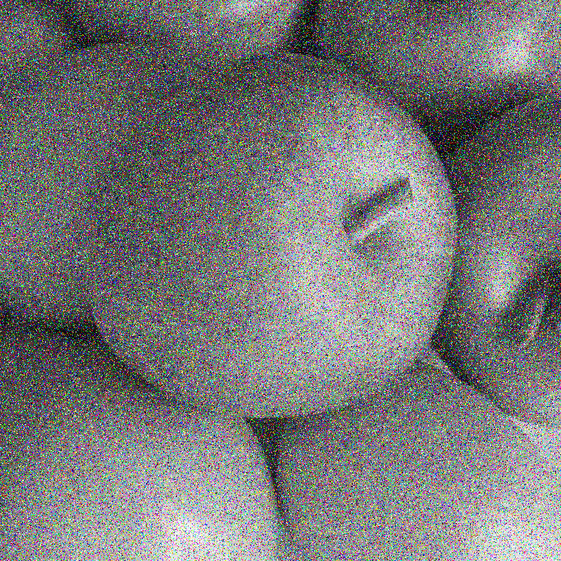
#> input picture WAM_noise_removal/sample_noise_grayscale_1.png, 561 x 561 px, shrunk from 684 x 684 before the run
$ python noise_removal.py
#> lines starting #> are read from the running program, lines starting #| are printed output that depends on the picture
import cv2
import numpy as np
import math
from skimage.util import random_noise, img_as_int
import util
import time
import matplotlib.pyplot as plt


T = 10
WINDOW_SIZE = 7
NOISE_PERCENTAGE = 90
N = 10
beta = 3


def manhattan_distance(i1, j1, i2, j2):
    return abs(i1-i2) + abs(j1-j2)


def euclidean_distance(i1, j1, i2, j2):
    return math.sqrt((i1-i2)**2 + (j1-j2)**2)


def inifinity_distance(i1, j1, i2, j2):
    return max(abs(i1-i2), abs(j1-j2))


# [127 lines left out: functions get_uncorrupted_pixels_for_manhattan_distance, get_alpha_value, weighted_arithmetic_mean, filter_image, not called in this run]


def get_window_max_min_val(image, i, j):
    half_window = int(WINDOW_SIZE/2)

    start_row = i - half_window
    end_row = i + half_window
    start_col = j - half_window
    end_col = j + half_window

    (rows, columns) = image.shape

    if start_row < 0:
        start_row = 0
    if start_col < 0:
        start_col = 0
    if end_row > rows:
        end_row = rows
    if end_col > columns:
        end_col = columns

    window = image[start_row: end_row+1, start_col: end_col+1]

    return np.max(window), np.min(window)


def is_noisy(pixel_value, opening_closing, closing_opening, s_max, s_min):
    d = (opening_closing + closing_opening)/2 - pixel_value

    if d >= T and (pixel_value == s_max or pixel_value == s_min):
        b = 255
    else:
        b = 0

    if b == 255:
        # print('found noisy!!!')
        return 1
    else:
        # print('Not found noisy!!!')
        return 0


def detect_and_filter_noise(image):

    new_image = image.copy()

    structuring_element_size = (5, 5)
    kernel = cv2.getStructuringElement(
        cv2.MORPH_RECT, structuring_element_size)

    opening = cv2.morphologyEx(new_image, cv2.MORPH_OPEN, kernel)
    opening_closing = cv2.morphologyEx(opening, cv2.MORPH_CLOSE, kernel)

    closing = cv2.morphologyEx(new_image, cv2.MORPH_CLOSE, kernel)
    closing_opening = cv2.morphologyEx(closing, cv2.MORPH_OPEN, kernel)

    (rows, columns) = new_image.shape

    noise_detection_frame = np.zeros((rows, columns), dtype=int)

    noisy_pixels = []

    for i in range(0, rows):
        for j in range(0, columns):
            s_max, s_min = get_window_max_min_val(new_image, i, j)
            # print(s_max, s_min)
            noise_detection_frame[i, j] = is_noisy(
                new_image[i, j], opening_closing[i, j], closing_opening[i, j], s_max, s_min)
            if noise_detection_frame[i, j] == 1:
                noisy_pixels.append((i, j))

    # print(noise_detection_frame)
    # cv2.imshow("noisy image", gray)

    return filter_image(noisy_image=new_image, noisy_pixels=noisy_pixels,
                 noise_detection_frame=noise_detection_frame)

    # cv2.imshow("noisy image", gray)


if __name__ == "__main__":

    duration_arr = []
    iterations = []
    average_execution_time = []
    psnr_values = []

    original_image = cv2.imread('sample_noise_grayscale_1.png')
#> original_image is the input picture: shape (561, 561, 3); mean B, G, R 120.1, 120.2, 120.1
    original_image_gray = cv2.cvtColor(original_image, cv2.COLOR_BGR2GRAY)
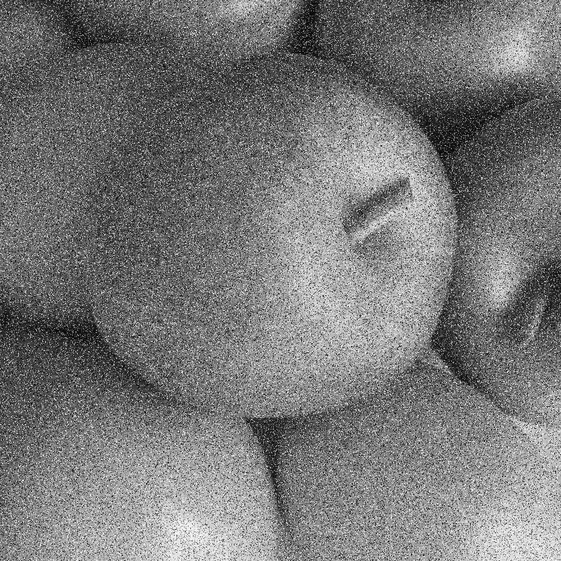
#> original_image_gray: shape (561, 561); min 0, max 255, mean 120.2

    img_original = cv2.imread('sample_original_grayscale_1.png', 0)
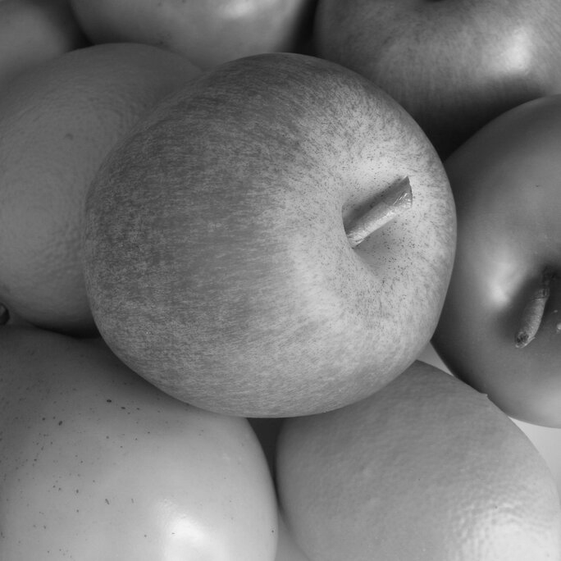
#> input picture WAM_noise_removal/sample_original_grayscale_1.png, 561 x 561 px, shrunk from 684 x 684 before the run
#> img_original is the input picture: shape (561, 561); min 10, max 244, mean 118.4

    original_image = cv2.imread('misc/5.3.01.tiff', 0)
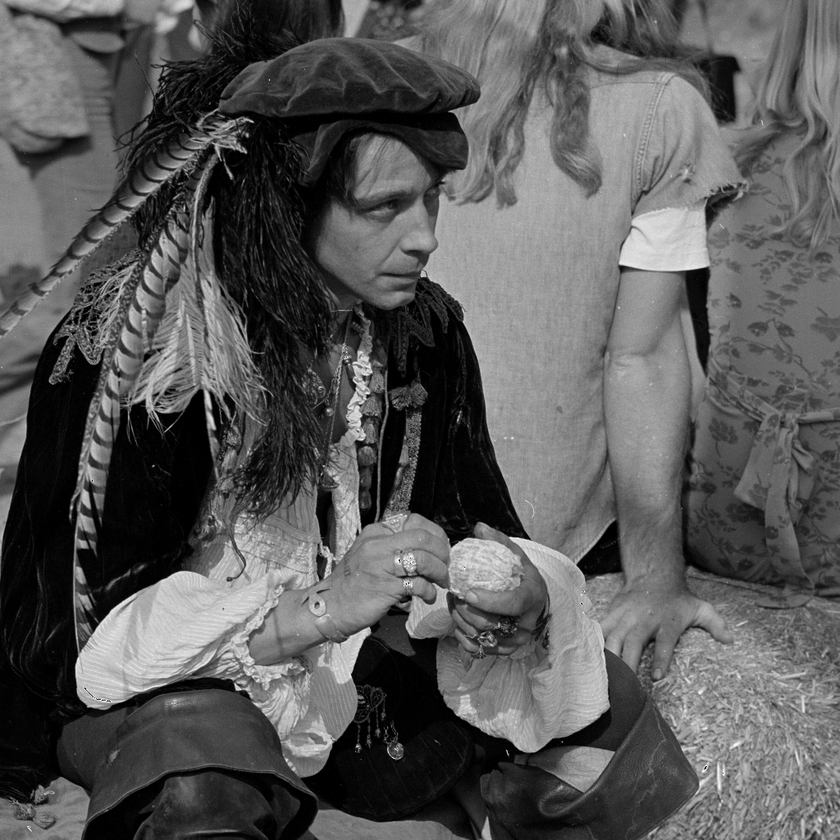
#> input picture WAM_noise_removal/misc/5.3.01.tiff, 840 x 840 px, shrunk from 1024 x 1024 before the run
#> original_image is the input picture: shape (840, 840); min 0, max 255, mean 89
    noisy_img = random_noise(original_image, mode='s&p', amount=NOISE_PERCENTAGE/100)
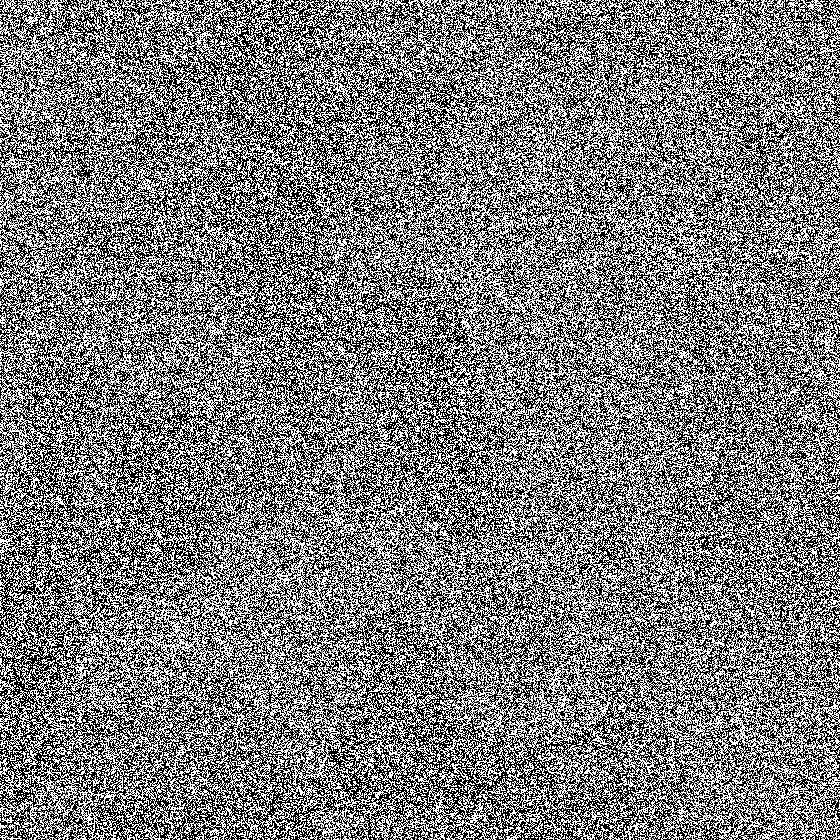
#> noisy_img: shape (840, 840) float64; min 0, max 1, mean 0.485
    gray_noisy_image = np.array(255*noisy_img, dtype = 'uint8')
    # gray_noisy_image = cv2.cvtColor(noisy_img, cv2.COLOR_BGR2GRAY)

    cv2.imwrite('noisy_image.jpg', gray_noisy_image)

    # print('corrupted image: psnr: ', util.calculate_psnr(original_image_gray, gray_image))


    for i in range(0,3):

        start_timer = round(time.time() * 1000)
#> (the run stopped early here; a loop or call above may not have finished)
